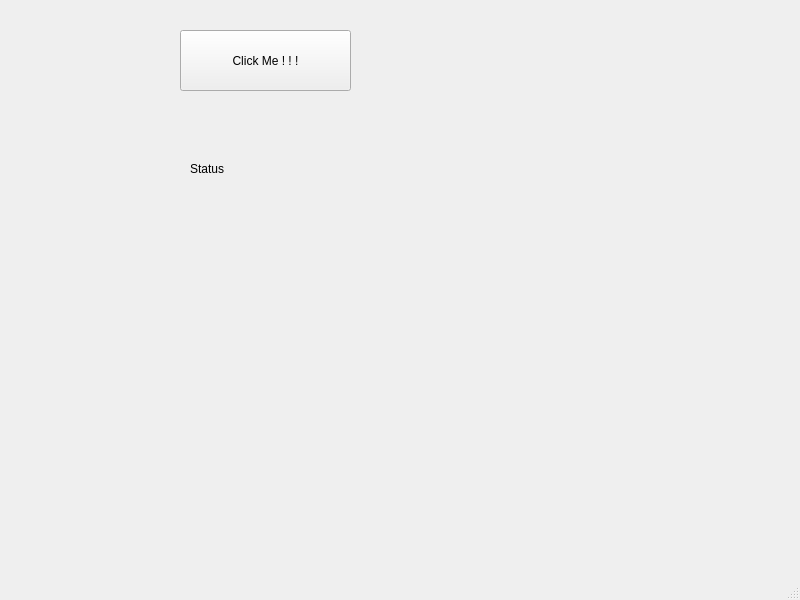
<?xml version="1.0" encoding="UTF-8"?>
<ui version="4.0">
 <class>MainWindow</class>
 <widget class="QMainWindow" name="MainWindow">
  <property name="geometry">
   <rect>
    <x>0</x>
    <y>0</y>
    <width>800</width>
    <height>600</height>
   </rect>
  </property>
  <property name="windowTitle">
   <string>MainWindow</string>
  </property>
  <widget class="QWidget" name="centralwidget">
   <widget class="QPushButton" name="pushButtonClose">
    <property name="geometry">
     <rect>
      <x>180</x>
      <y>30</y>
      <width>171</width>
      <height>61</height>
     </rect>
    </property>
    <property name="text">
     <string>Click Me ! ! !</string>
    </property>
   </widget>
   <widget class="QLabel" name="Status">
    <property name="geometry">
     <rect>
      <x>190</x>
      <y>160</y>
      <width>151</width>
      <height>17</height>
     </rect>
    </property>
    <property name="text">
     <string>Status</string>
    </property>
   </widget>
  </widget>
  <widget class="QMenuBar" name="menubar">
   <property name="geometry">
    <rect>
     <x>0</x>
     <y>0</y>
     <width>800</width>
     <height>22</height>
    </rect>
   </property>
  </widget>
  <widget class="QStatusBar" name="statusbar"/>
 </widget>
 <resources/>
 <connections/>
</ui>
